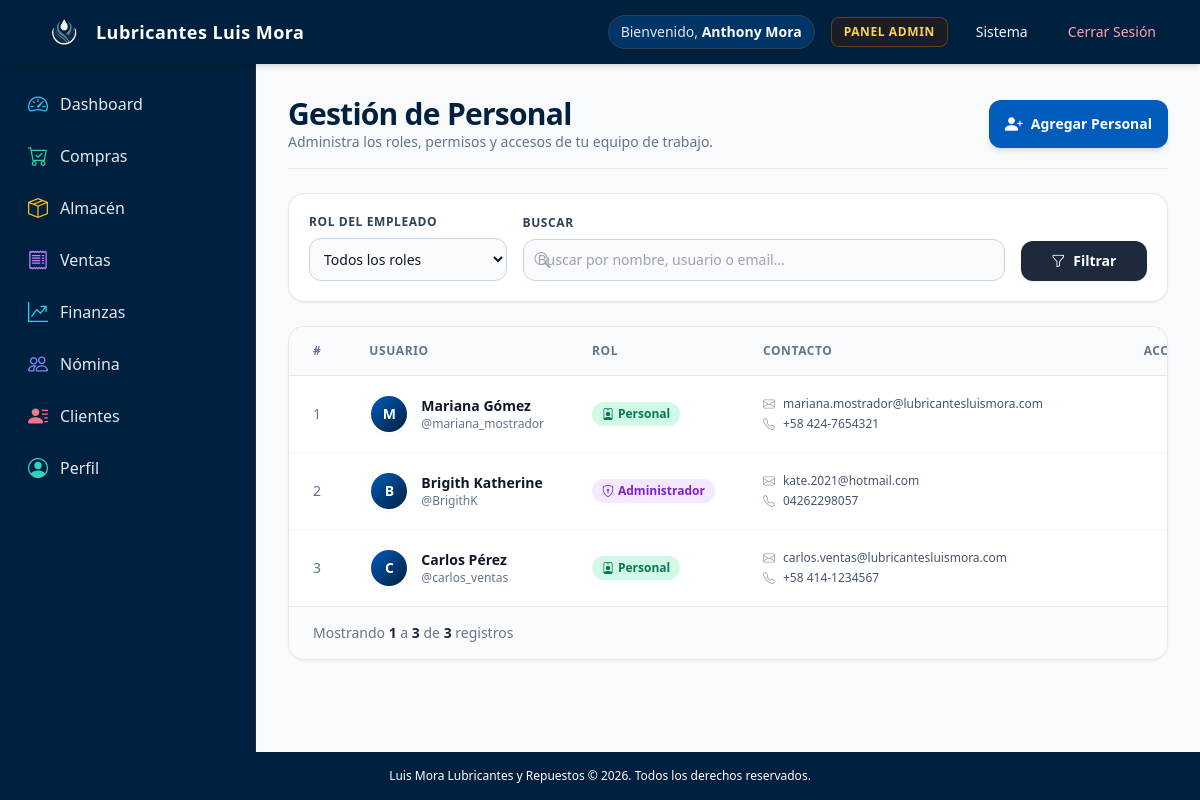
Screenshot of /nomina/ (signed in) with the database file from the repository.
### aplicacion/models.py (models this page shows, shortened)
class CustomUser(AbstractUser):
    ROLES = (
        ('admin', 'Administrador'),
        ('personal', 'Personal'),
        ("invitado", "Invitado"),
    )
    rol = models.CharField(max_length=20, choices=ROLES, default='personal')
    telefono = models.CharField(max_length=20, blank=True, verbose_name="Teléfono")
    direccion = models.TextField(blank=True, verbose_name="Dirección")
    foto_perfil = models.ImageField(upload_to='perfiles/', blank=True, null=True, verbose_name="Foto de perfil")
    admin = models.BooleanField(default=False, verbose_name="¿Administrador?")
    class Meta:
        verbose_name = 'Usuario'
        verbose_name_plural = 'Usuarios'

### aplicacion/views.py (the view, shortened to what this page needs)
# urls.py: path('nomina/', gestion_personal, name='nomina_personal'),
@login_required
def gestion_personal(request):
    rol_filter = request.GET.get('rol', '')
    search_query = request.GET.get('search', '')
    empleados = CustomUser.objects.filter(rol__in=['admin', 'personal']).exclude(username="Admin")
    if rol_filter:
        empleados = empleados.filter(rol=rol_filter)
    empleados = empleados.order_by('last_name', 'first_name')
    page = request.GET.get('page', 1)
    paginator = Paginator(empleados, 10)  # 10 items por página
    try:
        empleados_paginados = paginator.page(page)
    except PageNotAnInteger:
        empleados_paginados = paginator.page(1)
    except EmptyPage:
        empleados_paginados = paginator.page(paginator.num_pages)
    context = {
        'empleados': empleados_paginados,
        'mes_actual': timezone.now().strftime("%B %Y"),
        'roles': dict(CustomUser.ROLES),
        'selected_rol': rol_filter,
        'search_query': search_query,
    }
    return render(request, 'vistas/nomina.html', context)

### templates/vistas/nomina.html (shortened to what this page needs)
{% extends 'paneles/admin.html' %}
{% load static %}
{% block dashboard %}
<div class="flex flex-col md:flex-row md:items-center justify-between pb-4 border-b border-slate-200 mb-6 gap-4">
  <div>
    <h1 class="text-2xl sm:text-3xl font-extrabold text-brand-dark tracking-tight">Gestión de Personal</h1>
    <p class="text-sm text-slate-500">Administra los roles, permisos y accesos de tu equipo de trabajo.</p>
  </div>
  <div>
    <button onclick="openPersonalModal('add')" class="inline-flex items-center space-x-2 px-4 py-2.5 bg-brand-primary hover:bg-brand-dark text-white font-semibold text-sm rounded-xl shadow-md transition transform active:scale-95">
      <i class="bi bi-person-plus-fill text-lg"></i>
      <span>Agregar Personal</span>
    </button>
  </div>
</div>
<div class="bg-white p-5 rounded-2xl shadow-sm border border-slate-200 mb-6">
  <form method="get" class="grid grid-cols-1 md:grid-cols-12 gap-4 items-end">
    <div class="md:col-span-3">
      <label class="block text-xs font-bold text-slate-700 uppercase tracking-wider mb-2">Rol del Empleado</label>
      <select name="rol" class="w-full bg-slate-50 border border-slate-300 text-slate-900 text-sm rounded-xl focus:ring-brand-primary focus:border-brand-primary block p-2.5">
        <option value="">Todos los roles</option>
      </select>
    </div>
    <div class="md:col-span-7">
      <label class="block text-xs font-bold text-slate-700 uppercase tracking-wider mb-2">Buscar</label>
      <div class="relative">
        <div class="absolute inset-y-0 left-0 flex items-center pl-3 pointer-events-none">
        </div>
        <input type="text" name="search" value="{{ search_query }}" class="w-full bg-slate-50 border border-slate-300 text-slate-900 text-sm rounded-xl focus:ring-brand-primary focus:border-brand-primary block pl-10 p-2.5" placeholder="Buscar por nombre, usuario o email...">
      </div>
    </div>
    <div class="md:col-span-2">
      <button type="submit" class="w-full inline-flex justify-center items-center space-x-2 px-4 py-2.5 bg-slate-800 hover:bg-slate-900 text-white font-semibold text-sm rounded-xl shadow-sm transition">
        <i class="bi bi-funnel"></i>
        <span>Filtrar</span>
      </button>
    </div>
  </form>
</div>
<div class="bg-white rounded-2xl shadow-sm border border-slate-200 overflow-hidden mb-6">
  <div class="overflow-x-auto">
    <table class="w-full text-sm text-left text-slate-600" id="personalTable">
      <thead class="text-xs text-slate-500 uppercase bg-slate-50/80 border-b border-slate-200">
        <tr>
          <th scope="col" class="px-6 py-4 font-bold tracking-wider">#</th>
          <th scope="col" class="px-6 py-4 font-bold tracking-wider">Usuario</th>
          <th scope="col" class="px-6 py-4 font-bold tracking-wider">Rol</th>
          <th scope="col" class="px-6 py-4 font-bold tracking-wider">Contacto</th>
          <th scope="col" class="px-6 py-4 font-bold tracking-wider text-right">Acciones</th>
        </tr>
      </thead>
      <tbody class="divide-y divide-slate-100">
        {% for empleado in empleados %}
        <tr class="hover:bg-slate-50/60 transition group" data-id="{{ empleado.id }}">
          <td class="px-6 py-4 font-medium text-slate-500">{{ forloop.counter }}</td>
          <td class="px-6 py-4">
            <div class="flex items-center space-x-3">
              {% if empleado.foto_perfil %}
              <img src="{{ empleado.foto_perfil.url }}" alt="{{ empleado.get_full_name }}" class="w-10 h-10 rounded-full object-cover border-2 border-white shadow-sm" />
              {% else %}
              <div class="w-10 h-10 rounded-full bg-gradient-to-br from-brand-primary to-brand-dark flex items-center justify-center text-white font-bold text-sm shadow-sm border-2 border-white">
                {{ empleado.get_full_name|first|upper }}
              </div>
              {% endif %}
              <div>
                <div class="font-bold text-slate-900">{{ empleado.get_full_name }}</div>
                <div class="text-xs text-slate-500 font-medium">@{{ empleado.username }}</div>
              </div>
            </div>
          </td>
          <td class="px-6 py-4">
            <span class="inline-flex items-center px-2.5 py-1 rounded-full text-xs font-bold {% if empleado.rol == 'admin' %}bg-purple-100 text-purple-700{% elif empleado.rol == 'gerente' %}bg-sky-100 text-sky-700{% else %}bg-emerald-100 text-emerald-700{% endif %}">
              <i class="bi {% if empleado.rol == 'admin' %}bi-shield-lock{% elif empleado.rol == 'gerente' %}bi-briefcase{% else %}bi-person-badge{% endif %} mr-1"></i>
              {{ empleado.get_rol_display }}
            </span>
          </td>
          <td class="px-6 py-4 space-y-1">
            <div class="flex items-center text-xs text-slate-600"><i class="bi bi-envelope text-slate-400 mr-2"></i> {{ empleado.email }}</div>
            <div class="flex items-center text-xs text-slate-600"><i class="bi bi-telephone text-slate-400 mr-2"></i> {{ empleado.telefono|default:"No registrado" }}</div>
          </td>
          <td class="px-6 py-4 text-right">
          </td>
        </tr>
        {% endfor %}
      </tbody>
    </table>
  </div>
  <div class="px-6 py-4 border-t border-slate-200 flex flex-col sm:flex-row items-center justify-between gap-4 bg-slate-50/50">
    <div class="text-sm text-slate-500 font-medium">
      Mostrando <span class="font-bold text-slate-800">{{ empleados.start_index }}</span> a <span class="font-bold text-slate-800">{{ empleados.end_index }}</span> de <span class="font-bold text-slate-800">{{ empleados.paginator.count }}</span> registros
    </div>
  </div>
</div>
{% endblock %}

### templates/base.html (shortened to what this page needs)
{% load static %}
<!DOCTYPE html>
<html lang="es" class="h-full bg-slate-50">
  <head>
    <script src="https://cdn.tailwindcss.com"></script>
    <link href="{% static 'bootstrap-icons/bootstrap-icons.css' %}" rel="stylesheet">
    <link rel="stylesheet" href="{% static 'css/styles.css' %}" />
  </head>
  <body class="h-full font-sans antialiased text-slate-800 bg-slate-50 flex flex-col min-h-screen">
    <header class="bg-brand-dark text-white shadow-md sticky top-0 z-40">
      <nav class="max-w-7xl mx-auto px-4 sm:px-6 lg:px-8">
        <div class="flex items-center justify-between h-16">
          <div class="flex items-center space-x-3">
            <a href="{% url 'inicio' %}" class="flex items-center space-x-3 group">
              <img
                src="{% static 'img/Logo sin Fondo.png' %}"
                alt="Logo"
                class="h-10 w-auto transition-transform group-hover:scale-105"
              />
              <span class="font-bold text-lg tracking-wide text-white group-hover:text-sky-300 transition-colors">
                Lubricantes Luis Mora
              </span>
            </a>
          </div>
          <div class="hidden md:flex items-center space-x-4">
            {% if user.is_authenticated %}
              <span class="text-sm font-medium text-slate-200 bg-brand-navy/60 px-3 py-1.5 rounded-full border border-slate-700">
                Bienvenido, <strong class="text-white">{{ user.get_full_name|default:user.username }}</strong>
              </span>
              {% if user.admin or user.rol == 'admin' %}
                <a href="/admin/" target="_blank" class="text-xs font-semibold uppercase tracking-wider text-amber-300 hover:text-amber-200 bg-amber-950/40 hover:bg-amber-900/50 px-3 py-1.5 rounded-lg border border-amber-500/30 transition">
                  Panel Admin
                </a>
              {% endif %}
              <a href="{% url 'dashboard' %}" class="text-sm font-medium text-slate-100 hover:text-white hover:bg-brand-navy px-3 py-2 rounded-lg transition">
                Sistema
              </a>
              <a href="{% url 'logout' %}" class="text-sm font-medium text-rose-300 hover:text-rose-100 hover:bg-rose-950/40 px-3 py-2 rounded-lg transition">
                Cerrar Sesión
              </a>
            {% else %}
              {% if request.resolver_match.url_name != 'login' %}
                <a href="{% url 'login' %}" class="inline-flex items-center px-4 py-2 text-sm font-semibold text-white bg-brand-steel hover:bg-sky-600 rounded-lg shadow transition duration-150">
                  Iniciar Sesión
                </a>
              {% endif %}
            {% endif %}
          </div>
        </div>
      </nav>
    </header>
    <div class="flex-1 flex overflow-hidden">
      {% if user.is_authenticated %}
        <aside class="hidden md:flex flex-col w-64 bg-brand-dark text-slate-200 border-r border-slate-800 min-h-screen">
          <div class="p-4 space-y-6">
            <nav class="space-y-1">
              <a href="{% url 'dashboard' %}" class="flex items-center space-x-3 px-3 py-2.5 rounded-lg font-medium text-slate-200 hover:bg-brand-navy hover:text-white transition group">
                <i class="bi bi-speedometer2 text-xl text-sky-400 group-hover:scale-110 transition-transform"></i>
                <span>Dashboard</span>
              </a>
              <a href="{% url 'compras' %}" class="flex items-center space-x-3 px-3 py-2.5 rounded-lg font-medium text-slate-200 hover:bg-brand-navy hover:text-white transition group">
                <i class="bi bi-cart-check text-xl text-emerald-400 group-hover:scale-110 transition-transform"></i>
                <span>Compras</span>
              </a>
              <a href="{% url 'inventario' %}" class="flex items-center space-x-3 px-3 py-2.5 rounded-lg font-medium text-slate-200 hover:bg-brand-navy hover:text-white transition group">
                <i class="bi bi-box-seam text-xl text-amber-400 group-hover:scale-110 transition-transform"></i>
                <span>Almacén</span>
              </a>
              <a href="{% url 'lista_ventas' %}" class="flex items-center space-x-3 px-3 py-2.5 rounded-lg font-medium text-slate-200 hover:bg-brand-navy hover:text-white transition group">
                <i class="bi bi-receipt text-xl text-purple-400 group-hover:scale-110 transition-transform"></i>
                <span>Ventas</span>
              </a>
              <a href="{% url 'reportes' %}" class="flex items-center space-x-3 px-3 py-2.5 rounded-lg font-medium text-slate-200 hover:bg-brand-navy hover:text-white transition group">
                <i class="bi bi-graph-up-arrow text-xl text-cyan-400 group-hover:scale-110 transition-transform"></i>
                <span>Finanzas</span>
              </a>
              <a href="{% url 'nomina_personal' %}" class="flex items-center space-x-3 px-3 py-2.5 rounded-lg font-medium text-slate-200 hover:bg-brand-navy hover:text-white transition group">
                <i class="bi bi-people text-xl text-indigo-400 group-hover:scale-110 transition-transform"></i>
                <span>Nómina</span>
              </a>
              <a href="{% url 'clientes' %}" class="flex items-center space-x-3 px-3 py-2.5 rounded-lg font-medium text-slate-200 hover:bg-brand-navy hover:text-white transition group">
                <i class="bi bi-person-lines-fill text-xl text-rose-400 group-hover:scale-110 transition-transform"></i>
                <span>Clientes</span>
              </a>
              <a href="{% url 'perfil' %}" class="flex items-center space-x-3 px-3 py-2.5 rounded-lg font-medium text-slate-200 hover:bg-brand-navy hover:text-white transition group">
                <i class="bi bi-person-circle text-xl text-teal-400 group-hover:scale-110 transition-transform"></i>
                <span>Perfil</span>
              </a>
            </nav>
          </div>
        </aside>
      {% endif %}
      <main class="flex-1 overflow-y-auto p-4 sm:p-6 lg:p-8">
        {% block content %}{% endblock %}
      </main>
    </div>
    <footer class="bg-brand-dark text-white py-4 text-center text-xs text-slate-500">
      <div class="max-w-7xl mx-auto px-4">
        <p>Luis Mora Lubricantes y Repuestos &copy; {% now "Y" %}. Todos los derechos reservados.</p>
      </div>
    </footer>
  </body>
</html>

### static/css/styles.css (style rules this page uses)
:root { --azul-marino-oscuro: #00203F; --azul-marino-medio: #004080; --azul-marino-claro: #005BBB; --azul-acero: #4682B4; --gris-azul: #708090; --blanco-humo: #F5F5F5; }
* { margin: 0; padding: 0; box-sizing: border-box; }
body { background-color: var(--blanco-humo); color: var(--blanco-humo); font-family: 'NotoSansJP', sans-serif; font-size: 16px; line-height: 1.5; }
input[type="text"], input[type="number"], input[type="password"], input[type="email"], input[type="date"], select, textarea, .form-control, .form-select { width: 100%; padding: 0.625rem 0.875rem; background-color: #F8FAFC; border: 1px solid #CBD5E1; border-radius: 0.75rem; font-size: 0.875rem; line-height: 1.25rem; color: #0F172A; transition: all 0.15s ease-in-out; }
label { display: block; font-size: 0.75rem; font-weight: 700; text-transform: uppercase; letter-spacing: 0.05em; color: #334155; margin-bottom: 0.375rem; }

### rows the page displays
CustomUser: get_full_name "Anthony Mora"
CustomUser: get_full_name|first "M", get_full_name "Mariana Gómez", username "mariana_mostrador", rol "Personal", email "mariana.mostrador@lubricantesluismora.com", telefono "+58 424-7654321"
CustomUser: get_full_name|first "B", get_full_name "Brigith Katherine", username "BrigithK", rol "Administrador", email "kate.2021@hotmail.com", telefono "04262298057"
CustomUser: get_full_name|first "C", get_full_name "Carlos Pérez", username "carlos_ventas", rol "Personal", email "carlos.ventas@lubricantesluismora.com", telefono "+58 414-1234567"

### other values shown
{{ empleados.start_index }} "1"
{{ empleados.end_index }} "3"
{{ empleados.paginator.count }} "3"
